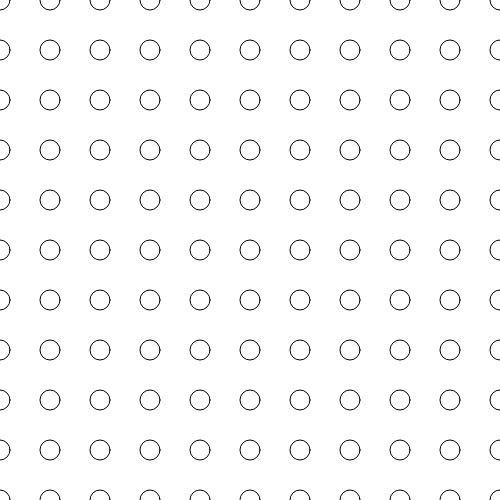
Frame 1 (no input)
Frame 60 (no input): identical to frame 1, image omitted
Frame 120 (the mouse pressed at the canvas centre since frame 60): identical to frame 1, image omitted

The p5.js sketch that drew this single still picture (run headless with seeded random() and noise() and a simulated clock; from frame 60 on, the mouse is pressed at the canvas centre):

// p5.js sketch
// ── sketch.js
var x = 0;
var y = 0;

function setup() {
createCanvas(500,500);

for (var x=0; x<=500; x=x+50) {
  ellipse(x,y,20,20);
  for (var y=0; y<=500; y=y+50) {
    ellipse(x,y,20,20);
  }
}
}

function draw() {

}
